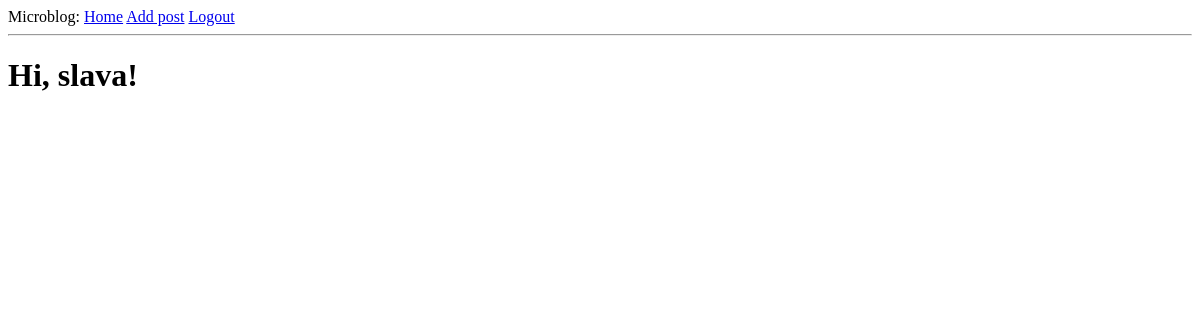
Before: /index (signed in) with the older database file.
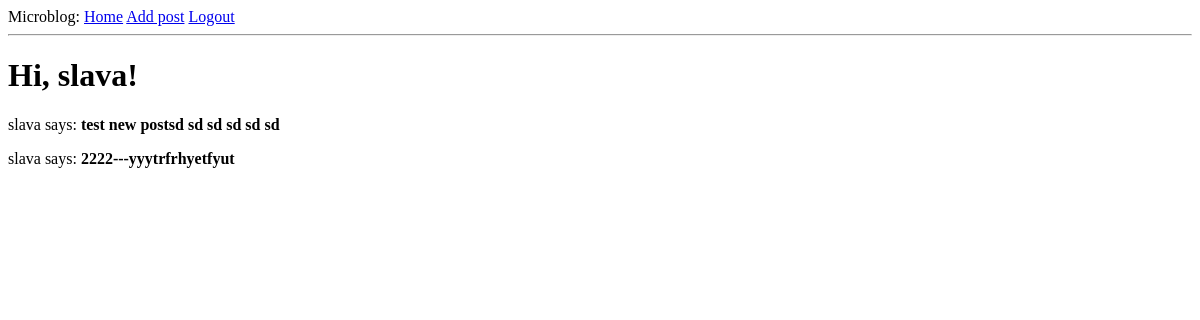
After: the same page with the newer database file.
### app/models.py (models this page shows, shortened)
class User(UserMixin, db.Model):
    id = db.Column(db.Integer, primary_key=True)
    username = db.Column(db.String(64), index=True, unique=True)
    email = db.Column(db.String(120), index=True, unique=True)
    password_hash = db.Column(db.String(128))
    posts = db.relationship('Post', backref='author', lazy='dynamic')

class Post(db.Model):
    id = db.Column(db.Integer, primary_key=True)
    body = db.Column(db.String(140))
    timestamp = db.Column(db.DateTime, index=True, default=datetime.utcnow)
    user_id = db.Column(db.Integer, db.ForeignKey('user.id'))

### app/routes.py (the view)
@app.route('/')
@app.route('/index')
@login_required
def index():
    posts = Post.query.all()
    return render_template('index.html', title='Home', posts=posts)

### app/models.py (called while the page is built)
@login.user_loader
def load_user(id):
    return User.query.get(int(id))

### app/templates/index.html
{% extends "base.html" %}
{% block content %}
    <h1>Hi, {{ current_user.username }}!</h1>
    {% for post in posts %}
    <div><p>{{ post.author.username }} says: <b>{{ post.body }}</b></p></div>
    {% endfor %}
{% endblock %}

### app/templates/base.html (shortened to what this page needs)
<html>
    <head>
    </head>
    <body>
        <div>
            Microblog:
            <a href="{{ url_for('index') }}">Home</a>
            {% if current_user.is_anonymous %}
            <a href="{{ url_for('login') }}">Login</a>
            {% else %}
            <a href="{{ url_for('newpost') }}">Add post</a>
            <a href="{{ url_for('logout') }}">Logout</a>
            {% endif %}
        </div>
        <hr>
        {% block content %}{% endblock %}
    </body>
</html>

Changed rows visible on the page:
added Post: author.username "slava", body "test new postsd sd sd sd sd sd"
added Post: author.username "slava", body "2222---yyytrfrhyetfyut"
